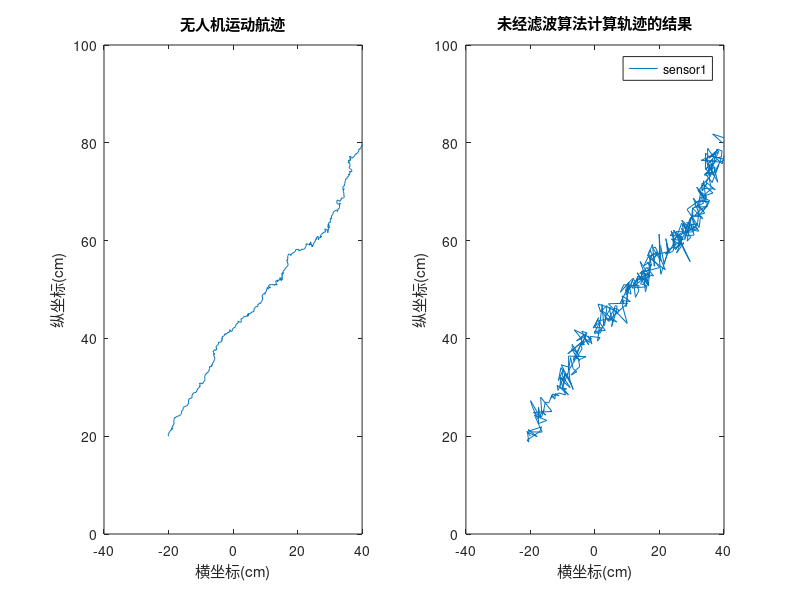

Write MATLAB code to recreate this figure. (Note: this script raises an error after producing the figure.)
%%
% from：https://blog.csdn.net/weixin_40599145/article/details/113000157
%%
close all;
clear;
clc;
rng(0);
%% 参数初始化
%参数
car.v0_x = 15;                     %无人机的初始横向速度
car.v0_y = 20;                     %无人机的初始纵向速度
car.x0 = -20;                      %无人机的初始横向坐标
car.y0 = 20;                       %无人机的初始纵向坐标

car.State = [car.x0; 
             car.y0; 
             car.v0_x; 
             car.v0_y];      %无人机的状态变量

%实际上无人机运行过程中会有一些偏差，所以这里模拟了一些过程噪音
car.x_noise = 0.05;                %无人机运动的横向坐标偏差的方差
car.y_noise = 0.05;                %无人机运动的纵向坐标偏差的方差
car.v_x_noise = 0.1;               %无人机运动的横向速度偏差的方差
car.v_y_noise = 0.1;               %无人机运动的纵向速度偏差的方差
%假设每次测量的时间是0.01s
delta_t = 0.01;                      %单位  秒

%% 线性动态方程模型参数和观测方程
A = [1,   0, delta_t,  0; 
     0,   1,    0,  delta_t; 
     0,   0,    1,     0;
     0,   0,    0,     1]; % 系统状态矩阵
Q = diag([car.x_noise, car.y_noise, car.v_x_noise, car.v_y_noise]); % 过程噪音的协方差矩阵

%% 存储数据初始化，包括坐标和测量值
ms   = 1000;       %采样次数
%% 实际航迹计算并显示
actual_state = []; %存储真实运动的状态变量值，后期用于对比
for k = 1:ms    %k表示第k次测量
    actual_state = [actual_state, car.State]; % 记录实际航迹
    state_noise = [randn * sqrt(car.x_noise);
                   randn * sqrt(car.y_noise);
                   randn * sqrt(car.v_x_noise);
                   randn * sqrt(car.v_y_noise)]; % 模拟实际航迹中的过程噪音
    car.State = A * car.State + state_noise; %在理想航迹上叠加过程噪音，制作出真实航迹
end

figure;subplot(121);
plot(actual_state(1,:),actual_state(2,:), '-');
xlabel('横坐标(cm)');ylabel('纵坐标(cm)');
title('无人机运动航迹');
axis([-40, 40, 0, 100]);

%% 数值重新初始化，用于记录测量数据
C = [1, 0, 0, 0; 
     0, 1, 0, 0];   % 系统位置的观测矩阵
%% GPS传感器1
sensor1.X_noise = 2;           %GPS的横向噪声方差
sensor1.Y_noise = 2;           %GPS的纵向噪声方差

R1 = diag([sensor1.X_noise, sensor1.Y_noise]); % 测量噪音的协方差矩阵

sensor1_X     = [];       %存储GPS横向坐标测量值
sensor1_Y     = [];       %存储GPS纵向坐标测量值

sensor1.State = [car.x0; 
             car.y0; 
             car.v0_x; 
             car.v0_y]; 

sensor1.X = sensor1.State(1,1);    %用于记录GPS的横向坐标测量值
sensor1.Y = sensor1.State(2,1);    %用于记录GPS的纵向坐标测量值   

for k = 1:ms    % 第k次测量
    sensor1_X = [sensor1_X,sensor1.X]; %记录GPS的测量数据
    sensor1_Y = [sensor1_Y,sensor1.Y];
    
    car.State = actual_state(:, k); %把真实航迹取出来
    sensor1.X = car.State(1,1) + randn * sqrt(sensor1.X_noise); %在真实航迹上面叠加测量噪音来制作测量数据
    sensor1.Y = car.State(2,1) + randn * sqrt(sensor1.Y_noise);
end

subplot(122);
plot(sensor1_X, sensor1_Y, '-');
legend('sensor1');
xlabel('横坐标(cm)');ylabel('纵坐标(cm)');
title('未经滤波算法计算轨迹的结果');
axis([-40, 40, 0, 100]);

%% 卡尔曼滤波估计最优状态
KF_State = [car.x0; 
            car.y0; 
            car.v0_x; 
            car.v0_y]; 
KF_err  = zeros(1, ms);
DIR_err = zeros(1, ms);
P1 = 0.01 * eye(4); %eye(4)代表4阶单位矩阵，这里是对估计均方误差矩阵Pk赋初值
for k = 1:ms
    Sensor_Meas1 = [sensor1_X(1,k);sensor1_Y(1,k)]; % 测量向量Zk
    
    [KF_State(:,k+1), P1] = Track_KF(P1, A, C, Q, R1, KF_State(:,k), Sensor_Meas1); 
    %调用卡尔曼滤波函数更新估计状态和估计均方误差矩阵
    KF_err(k) = norm(actual_state(1:2, k) - KF_State(1:2, k)); 
    DIR_err(k) = sqrt((actual_state(1, k) - sensor1_X(1,k))^2 + (actual_state(2, k) - sensor1_Y(1,k))^2);
end

%% 画出轨迹曲线
k = 1:ms;

figure;subplot(131);
plot(actual_state(1,:),actual_state(2,:), 'r-'); hold on
plot(sensor1_X, sensor1_Y, 'b-');hold on
legend('actual','sensor1');
xlabel('横坐标(cm)');ylabel('纵坐标(cm)');
title('运动轨迹');axis([-40, 40, 0, 100]);

subplot(132);
plot(sensor1_X , sensor1_Y,'g-');hold on
plot(KF_State(1,:), KF_State(2,:), 'r-');hold on
plot(actual_state(1,:),actual_state(2,:),'b-');
legend('未滤波的轨迹', 'KF滤波的轨迹', '实际轨迹');
axis([-50, 50, 0, 100]);
xlabel('横坐标(cm)');ylabel('横坐标(cm)');title('轨迹对比');

subplot(133);
plot(KF_err);
xlabel('time');ylabel('err');title('kf误差')
%% 误差
KF_err_sorted = sort(KF_err);
disp('误差统计');
disp(['mean: ',num2str(mean(KF_err_sorted)), ' m']);
disp(['cep68: ', num2str(KF_err_sorted(ceil(length(KF_err_sorted) * 0.68))), ' m']);
disp(['cep95: ', num2str(KF_err_sorted(ceil(length(KF_err_sorted) * 0.95))), ' m']);
